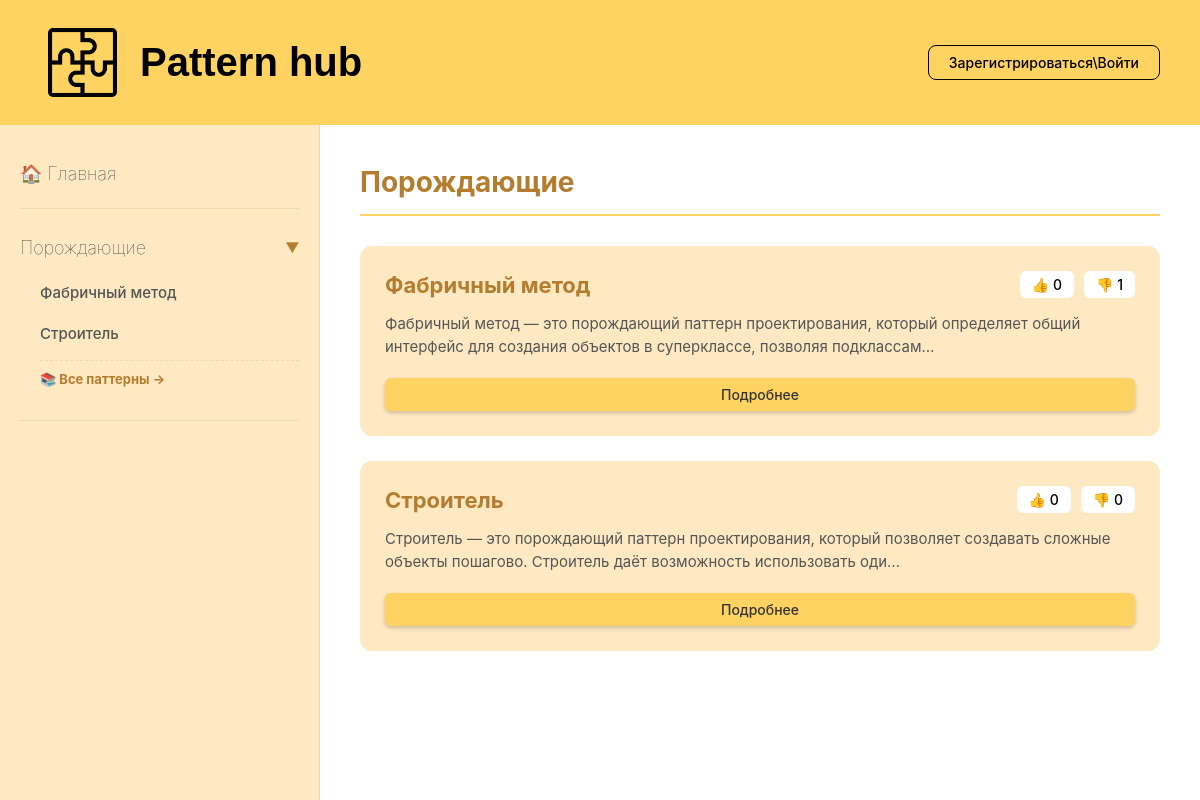
The app's page /catalog/Порождающие/, older data.
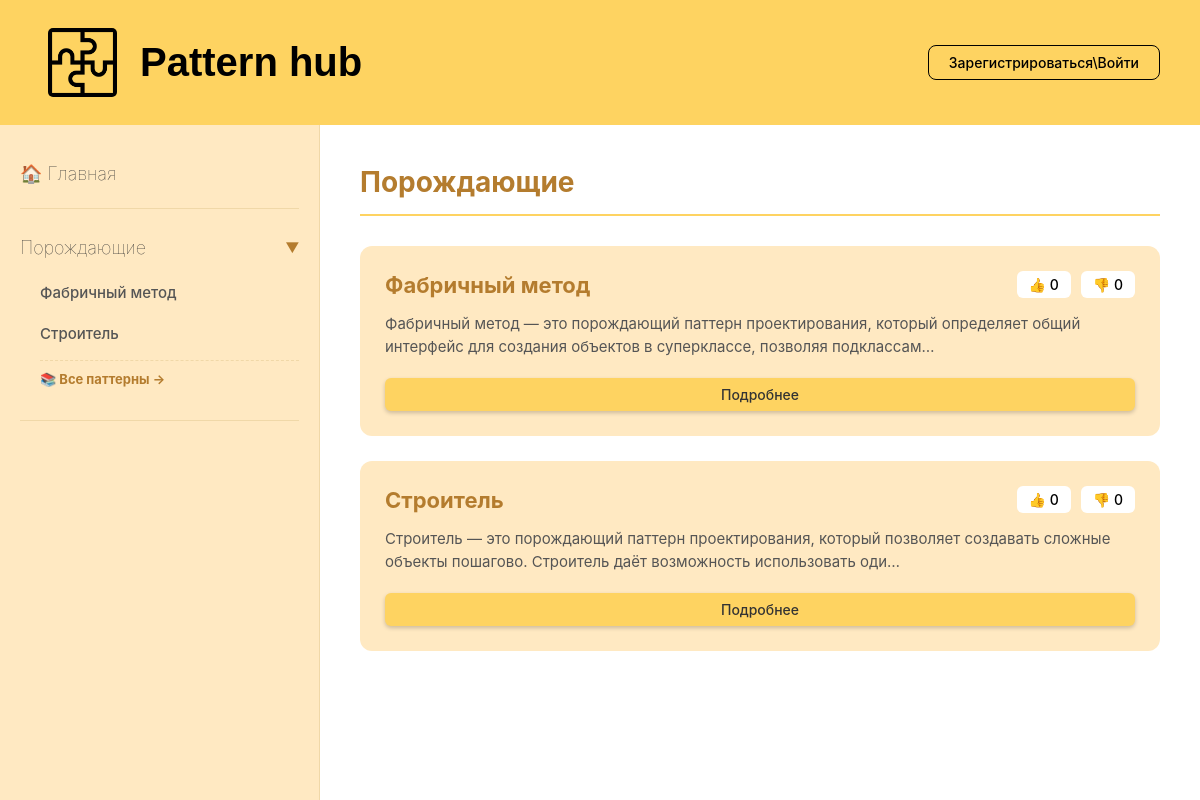
The same page, newer data.
### main/models.py (models this page shows)
class Patterns(models.Model):
    id = models.AutoField(primary_key=True)
    title = models.CharField(max_length=45)
    categories = models.ForeignKey(Categories, on_delete=models.DO_NOTHING, db_column='categories_id')
    term = models.TextField()
    problem = models.TextField()
    solution = models.TextField()
    examples = models.TextField()
    consclusions = models.TextField()
    tags = models.ManyToManyField(Tags, blank=True)
    stacks = models.ManyToManyField(Stacks, blank=True)
    class Meta:
        db_table = 'patterns'
        unique_together = (('id', 'categories'),)

class Ratings(models.Model):
    id = models.AutoField(primary_key=True)
    patterns = models.ForeignKey(Patterns, on_delete=models.DO_NOTHING, db_column='patterns_id')
    likes = models.IntegerField(blank=True, null=True)
    dislikes = models.IntegerField(blank=True, null=True)
    class Meta:
        db_table = 'ratings'
        unique_together = (('id', 'patterns'),)

class Categories(models.Model):
    id = models.AutoField(primary_key=True)
    title = models.CharField(max_length=45, blank=True, null=True, unique=True)
    class Meta:
        db_table = 'categories'

### main/views.py (the view)
# urls.py: path('catalog/<str:title>/', views.catalog, name='catalog'),
def catalog(request, title):
    categories = Categories.objects.all()
    patterns_all = Patterns.objects.all()
    category = get_object_or_404(Categories, title=title)
    if category.title == title:
        patterns = Patterns.objects.filter(categories=category)
        data = []
        for pattern in patterns:
            raitng = Ratings.objects.get(patterns=pattern)
            data.append(
                {
                    "pattern": pattern,
                    "raitng": raitng,
                }
            )
        return render(request, 'test/main/forms/catalog.html', {"patterns_main": data, "categories": categories, "patterns":patterns_all})
    return render(request, 'test/main/forms/catalog.html', {"patterns": "None"})

### templates/test/main/forms/catalog.html (shortened to what this page needs)
{% extends "test/main/index.html" %}
{% block content %}
<div class="catalog-header">
    <h1>{{ patterns_main.0.pattern.categories.title|default:"Паттерны" }}</h1>
</div>
<div class="patterns-list">
    {% for item in patterns_main %}
    <div class="pattern-card">
        <div class="pattern-header">
            <h3>{{ item.pattern.title }}</h3>
            <div class="rating-buttons">
                <button class="like-btn" data-pattern-id="{{ item.pattern.id }}" data-likes="{{ item.raitng.likes|default:0 }}">
                    👍 <span class="likes-count">{{ item.raitng.likes|default:0 }}</span>
                </button>
                <button class="dislike-btn" data-pattern-id="{{ item.pattern.id }}" data-dislikes="{{ item.raitng.dislikes|default:0 }}">
                    👎 <span class="dislikes-count">{{ item.raitng.dislikes|default:0 }}</span>
                </button>
            </div>
        </div>
        <p class="pattern-description">{{ item.pattern.term|truncatechars:150 }}</p>
        <a href="{% url 'pattern_detail' item.pattern.id %}" class="details-link gold-dark">Подробнее</a>
    </div>
    {% empty %}
    <div class="empty-state">
        <p>В этой категории пока нет паттернов</p>
    </div>
    {% endfor %}
</div>
{% endblock %}

### templates/test/main/index.html (shortened to what this page needs)
{% load static %}
<!DOCTYPE html>
<html lang="ru">
<head>
    <link rel="stylesheet" href="{% static 'main/style.css' %}">
</head>
<body>
    <div class="wrapper">
        <header class="header">
            <div class="header-content">
                <div class="logo-area">
                    <img src="{% static 'images/logo.png' %}" alt="Logo" class="logo" onerror="this.style.display='none'">
                    <h1 class="Logo-title">Pattern hub</h1>
                </div>
                <div class="auth-buttons">
                    {% if user.is_authenticated %}
                        <div class="user-info">
                            <span onclick="window.location = '/profile';" class="username">{{ user.username }}</span>
                        </div>
                    {% else %}
                        <a href="{% url 'login_' %}" class="auth-btn register">Зарегистрироваться\Войти</a>
                    {% endif %}
                </div>
            </div>
        </header>
        <div class="main-content">
            <aside class="sidebar">
                <nav class="sidebar-nav">
                    <div class="nav-item">
                        <a href="{% url 'index' %}" class="nav-header no-arrow">
                            <span class="nav-title">🏠 Главная</span>
                        </a>
                    </div>
                    {% for category in categories %}
                    <div class="nav-item" data-category-id="{{ category.id }}">
                        <div class="nav-header" onclick="toggleSubmenu(this)">
                            <span class="nav-title">{{ category.title }}</span>
                            <span class="arrow">▶</span>
                        </div>
                        <ul class="sub-nav">
                            {% for pattern in patterns %}
                                {% if pattern.categories.id == category.id %}
                                    <li><a href="{% url 'pattern_detail' pattern.id %}">{{ pattern.title }}</a></li>
                                {% endif %}
                            {% endfor %}
                            <li class="view-all">
                                <a href="{% url 'catalog' category.title %}" class="view-all-link">📚 Все паттерны →</a>
                            </li>
                        </ul>
                    </div>
                    {% endfor %}
                </nav>
            </aside>
            <main class="content">
                {% block content %}
                {% endblock %}
            </main>
        </div>
    </div>
</body>
</html>

Row changes from the older to the newer data that the page shows:
changed through a linked row, Patterns "Фабричный метод": raitng.dislikes "1" → "0"
